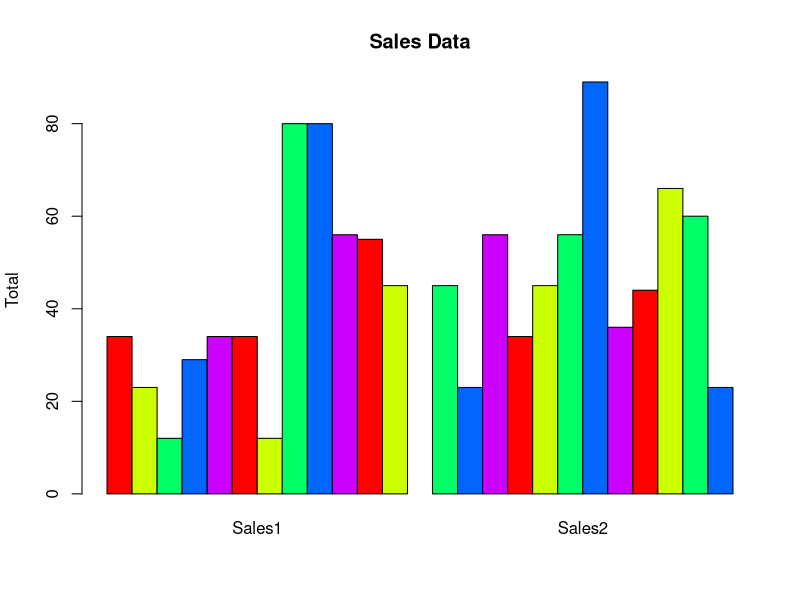

The R script that drew this image:
# Problem 2
# Read a table from text file and plotting histogram to compare the performance

sales<-read.table("../Test_Data/salesdata.txt", header=T)
sales # to verify that data has been read
barplot(as.matrix(sales), main="Sales Data", ylab= "Total",beside=T, col=rainbow(5))
